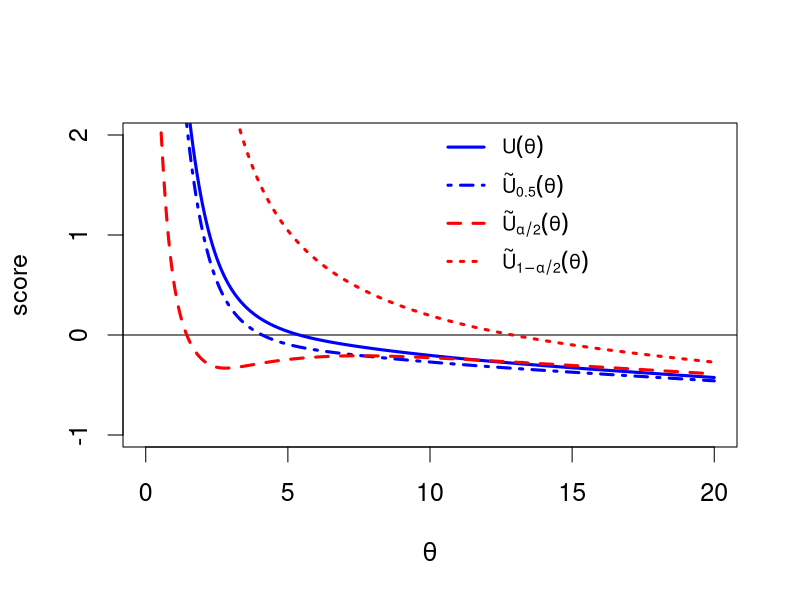

Write R code to recreate this figure.
# Confidence limits for the skewness parameter theta of a 
# standard skew normal distribution based on n iid observations.
# Example 3 in
# Higher-order approximate confidence intervals
# Pinheiro, E.C, Ferrari, S.L.P., Medeiros, F.M.C.
# 2019
# Data from Example 1 of Sartori (Journal of Statistical Planning and Inference, 2006),
# and simulated data with skewness parameter = 1
# Based on the code for evaluating the median bias-corrected estimate
# by Euloge Clovis Kenne Pagui.
# Date: 28/07/2020

library(sn)
library(nleqslv)
library(e1071)      ## to also calculate the skewness
library(stringr)

#####################################################################################
#                   negative log-likelihood                  
#####################################################################################

nlogL = function(theta,data)
  -sum(dsn(data,alpha=theta,log=TRUE))


#####################################################################################
#                  numerical expectation of  y^kz(,)^h                   
#####################################################################################

a.kh<-function(theta,k,h){
  integrate(function(x) 2*dnorm(x)*pnorm(theta*x)*x^k*zeta(1,theta*x)^h,-Inf,Inf)$value
}

#####################################################################################
#                      median unbiased modication 
#####################################################################################

modification.mc <- function(para){
  a.kh(para,3,3)/(a.kh(para,2,2)*6)
}


#####################################################################################
#                    score function                        
#####################################################################################

score = function(theta,data){
  n = length(data)
  res <- sum(sapply(1:n, function(x) data[x]*zeta(1,theta*data[x]) ) ) 
  return(res)
}

#####################################################################################
#                    score median corrected                  
#####################################################################################

score.mc = function(theta,data){
  n = length(data)
  res <- score(theta,data) + modification.mc(theta) 
  return(res)
}

#####################################################################################
#                    score qbr corrected                  
#####################################################################################

score.qbr = function(theta,data, up){
  n = length(data)
  a22 = a.kh(theta,2,2)
  a33 = a.kh(theta,3,3)
  a44 = a.kh(theta,4,4)
  k2 = n*a22
  k3 = n*a33
  k4 = n*a44 - 3*n*a22^2
  
  M  = - sqrt(k2)*up - ( k3/(6*k2) )*(up^2-1) - 
    ( k4/(24*k2^(3/2)) )*( up^3-3*up ) +
    ( k3^2/(36*k2^(5/2)) )*(2*up^3 - 5*up)
  res <- score(theta,data) + M 
  return(res)
}

#####################################################################################
#                    Initial value                    
#####################################################################################

theta.start = function(y){
  n = length(y)
  gamma     = sum((y-mean(y))/n*var(y)^3)
  abs.gamma = min(0.9952717, abs(gamma))
  r = (2*abs.gamma/(4-pi))^(1/3)
  if(gamma < 0)
  {
    thetahat = - r/sqrt(2/pi - (1-2/pi)*r^2)
  }
  else
  {
    thetahat = r/sqrt(2/pi - (1-2/pi)*r^2)
  }   
  thetahat
}   

#####################################################################################
#                 Data 
#####################################################################################

#Sartori's data

#Original data
data <- c(0.195, 0.847, 0.726, -0.139, 1.788, 0.570, 2.069, 0.452, 0.868, 
          1.199, 0.894, 0.887, 1.258, 0.918, 0.496, 0.183, 0.119, 1.207,
          0.446, 2.579)
n = length(data)

#Modified data (note the change of sign of obs 4)
#data <- c(0.195, 0.847, 0.726, 0.139, 1.788, 0.570, 2.069, 0.452, 0.868, 
#          1.199, 0.894, 0.887, 1.258, 0.918, 0.496, 0.183, 0.119, 1.207,
#          0.446, 2.579)
#n = length(data)


#####################################################################################
#                 Main Function 
#####################################################################################
skew.sim=function(data, alpha){
  est=matrix(0, nrow=1, ncol=4)
  n = length(data)  
  xstart <- theta.start(data)
  mle=nlminb(xstart,nlogL,data=data)
  conv=mle$convergence
  up = qnorm(alpha/2)
  mle.upper = nleqslv(xstart, score.qbr, data=data, up=up)
  convupper=mle.upper$termcd
  up = qnorm(1-alpha/2)
  mle.lower = nleqslv(xstart, score.qbr, data=data, up=up)
  convlower=mle.lower$termcd 
  if(-mle$objective < -nlogL(Inf,data)) 
  {
    mle$objective= nlogL(Inf,data=data)
    mle$par= Inf
    mle.upper$x = Inf
  }    
  if(-mle$objective < -nlogL(-Inf,data=data)) 
  {
    mle$objective= nlogL(-Inf,data=data)
    mle$par= -Inf
    mle.lower$x = -Inf
  }
  mle.mc = nleqslv(xstart,score.mc,data=data)
  convmc=mle.mc$termcd
  
  
  est[1,1]=mle$par       ## maximum likelihood
  est[1,2]=mle.mc$x      ## Median bias reduction
  est[1,3]=mle.lower$x   ## qbr lower
  est[1,4]=mle.upper$x   ## qbr lower
  
  colnames(est)=c("mle","mle.mc", "qbr.lower", "qbr.upper")
  list(est=est,conv=conv,convmc=convmc,convlower=convlower,convupper=convupper,n=n,data=data)
}


#####################################################################################
#                         Results
#####################################################################################

alpha = 0.05
res.sn = skew.sim(data, alpha)

mle_notinf = 100 - length(res.sn$count)/100
mle_notinf

convergenceQBR <- data.frame(cbind(res.sn$convlower,res.sn$convlower))
convQBR         <- (convergenceQBR[][1]==1&convergenceQBR[][2]==1)
conv_QBR        <- length(convQBR[convQBR==TRUE])
conv_QBR


#----------------------------------------------------------------------------
#                         confidence limits
#----------------------------------------------------------------------------

res = data.frame(res.sn$est)
################ confidence limits - MLE ###################

if(res$mle==Inf){
  li.mv = str_c("NaN")
  ls.mv = str_c("NaN")
  int.mv = data.frame(li.mv, ls.mv)
}else{
  a22_mv = a.kh(res$mle,2,2)
  li.mv = res$mle + qnorm(alpha/2)*sqrt(1/(n*a22_mv))
  ls.mv = res$mle + qnorm(1-alpha/2)*sqrt(1/(n*a22_mv))
  int.mv = data.frame(li.mv, ls.mv)
}


############# confidence limits - MBR ###################

a22_med = a.kh(res$mle.mc,2,2)
li.med = res$mle.mc + qnorm(alpha/2)*sqrt(1/(n*a22_med))
ls.med = res$mle.mc + qnorm(1-alpha/2)*sqrt(1/(n*a22_med))
int.med = data.frame(li.med, ls.med)


############# confidence limits - QBR ###################

liqbr = res$qbr.lower
lsqbr = res$qbr.upper
int.qbr = c(liqbr, lsqbr)

#############  summary of results ###################
ic      = c(int.mv,int.med,int.qbr)
int.res = data.frame(ic)
if(res$mle==Inf|res$mle==-Inf){
colnames(int.res) = c("Lower.ML ", "Upper.ML","Lower.MBR", "Upper.MBR", "Lower.QBR", "Upper.QBR")
rownames(int.res) = expression(theta)
cat("\n=======================================================================")
cat(paste("\n                          ",(1-alpha)*100,"% CI - Two-sided\n"))
cat("=======================================================================")
cat("\n")
print(int.res)
}else
{
  colnames(int.res) = c("Lower.ML ", "Upper.ML","Lower.MBR", "Upper.MBR", "Lower.QBR", "Upper.QBR")
  rownames(int.res) = expression(theta)
  cat("\n=======================================================================")
  cat(paste("\n                          ",(1-alpha)*100,"% CI - Two-sided\n"))
  cat("=======================================================================")
  cat("\n")
  print(int.res)
}

#__________________________________________________________________
#      SCORE FUNCTION PLOTS: Sartori's data 
#__________________________________________________________________
x <- seq(0,20,0.01)
u <- umed <- ulower <- uupper <- NULL     
for(i in 1:length(x)){
  u[i]      = score(x[i],  res.sn$data)
  umed[i]   = score.mc(x[i], res.sn$data)
  ulower[i] = score.qbr(x[i], res.sn$data, qnorm(1-alpha/2))
  uupper[i] = score.qbr(x[i], res.sn$data, qnorm(alpha/2))
} 

par(cex=1.5)
plot(NA,NA,type="l",col="blue",lwd=3,lty=1,xlim=c(0,20),ylim=c(-1,2),
     xlab=expression(theta),ylab="score",axes=F, frame.plot = TRUE)
abline(h=0)
lines(x,u,     type="l",col="blue",lwd=3,lty=1)
lines(x,umed,  type="l",col="blue",lwd=3,lty=4)
lines(x,ulower,type="l",col="red" ,lwd=3,lty=2)
lines(x,uupper,type="l",col="red" ,lwd=3,lty=3)
legend(bty="n",x=10,y=2.2, 
       legend=c(expression(U(theta),tilde(U)[0.5](theta),tilde(U)[alpha/2](theta),tilde(U)[1-alpha/2](theta))),
       col=c("blue","blue","red","red"), lwd=c(3,3,3,3), lty=c(1,4,2,3),cex=0.8,y.intersp=1.5)
y=seq(-1, 2, by = 1)
my.aty <- round(y,1)
axis(2, at = my.aty, labels = my.aty)
x=seq(0, 20, by = 5)
my.atx <- round(x,1)
axis(1, at = my.atx, labels = my.atx)
